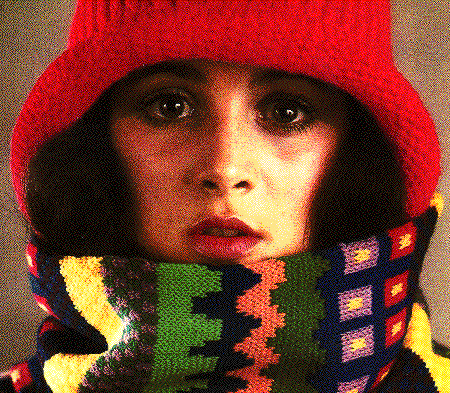
#> input picture images/colortrui.png, 450 x 393 px; its folder holds 2 pictures in this run
$ python Part1.py
#> lines starting #> are read from the running program, lines starting #| are printed output that depends on the picture

# coding: utf-8

# # Import Libraries
#

# In[12]:


from os import listdir
from os.path import isfile , join
import numpy as np
import matplotlib.pyplot as plt
import matplotlib.image as mpimg
from pathlib import Path
import glob
import cv2


# # A function to show RGB images
#
#

# In[13]:


def view( image ):
    plt.figure(figsize=(10,20))
    plt.imshow( image )


# ## 1. Load Images and show them

# In[14]:


images_files = [ join("./images" , f) for f in listdir("images") if isfile(join("images" , f)) ]

images = [ mpimg.imread( f ) for f in images_files ]
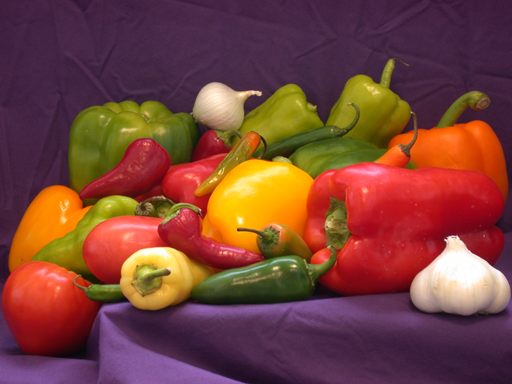
#> input picture images/peppers.png, 512 x 384 px
#> images = 2 items
color = ('b','g','r')
imageList = list(images)
#> imageList = 2 items
[view (x) for x in imageList ]


# ## 2. Make Histogram of all three color channels for each image

# In[15]:


for x in range(len (imageList)):
    for i,col in enumerate(color):
        histr = cv2.calcHist([imageList[x]],[i],None,[256],[0,256])
        plt.plot(histr,color = col)
        plt.xlim([0,256])

    plt.show()
#> this loop made 2 passes
#> pass 1, `plt.show()`:
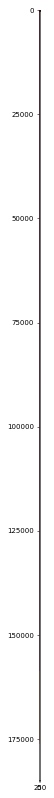
#> figure drawn by matplotlib, 1 panel
#> pass 2, `plt.show()`:
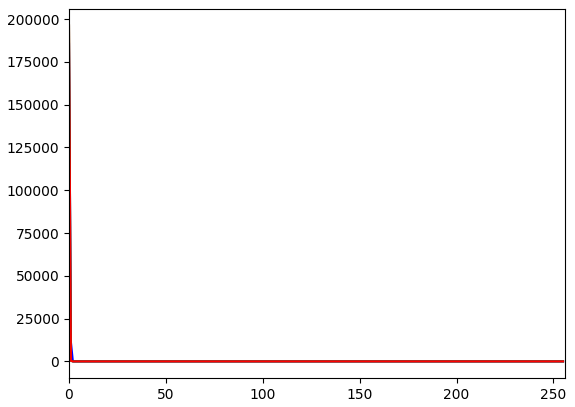
#> figure drawn by matplotlib, 1 panel; curve peaks at x = 0, y = 185433; curve peaks at x = 0, y = 196275; curve peaks at x = 0, y = 196281


# # Make a function for mouse event

# In[18]:


def mouse_event(event, x, y, flags, param):
    cv2.EVENT_LBUTTONDOWN
     # Clear Screen
    img = cv2.imread(path,-1)
    win=cv2.rectangle(img,(x-13,y-13),(x+13,y+13),(100,50,255),0)
    position = "x,y: ("+str(x)+","+str(y)+")"
    RGB= "RGB :"+str(img[y,x])
    avg="mean: "+str(np.mean(win))
    var="variance: "+str(np.std(win))
    font = cv2.FONT_HERSHEY_SIMPLEX
    cv2.putText(img,position, (x-20,y-40),font, 0.6, (230,55,150), 1, cv2.LINE_AA)
    cv2.putText(img,RGB, (x-20,y-20),font, 0.6, (255,25,0), 1, cv2.LINE_AA)
    cv2.putText(img,avg, (x-20,y-60),font, 0.6, (50,0,50), 1, cv2.LINE_AA)
    cv2.putText(img,var, (x-20,y-80),font, 0.6, (50,0,50), 1, cv2.LINE_AA)
    cv2.imshow('original', img)


# ## 1.Load some-pigeon image to try mouse event

# In[19]:


path='./images/some-pigeon.jpg'
img = cv2.imread(path)
cv2.imshow('original', img)
cv2.setMouseCallback("original", mouse_event)

cv2.waitKey(0)

cv2.destroyAllWindows


# ### Homogeneous because of small changes in values of variance

# # Gradient

# ## 1.Gradient using for loops

# In[26]:


path='./images/some-pigeon.jpg'
img = cv2.imread(path)
#> (the run stopped early here; a loop or call above may not have finished)
